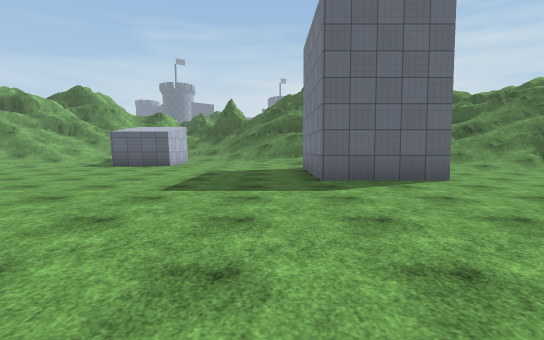
View 1 (above)

24 first-person views from a walk through a scene from a Unity 3-D project. The camera is 1.3 m above the floor, tilts 4° down and sees 80° across. The floor is counted in squares, 2 m on a side. Each view is taken from the middle of a square. On the plan, view 1 faces up. The plan holds only what a view shows up to about 10 squares ahead; the rest is blank. The place goes on beyond the plan. Surface patterns are stand-ins for the level's own textures.

View 2
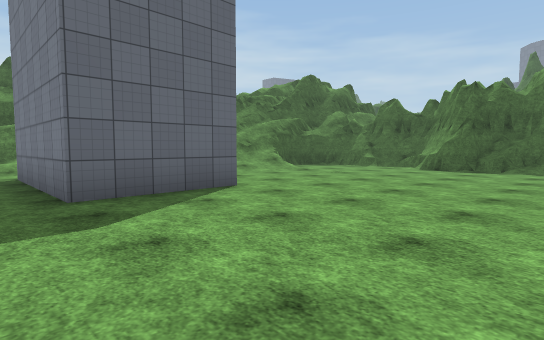

View 3
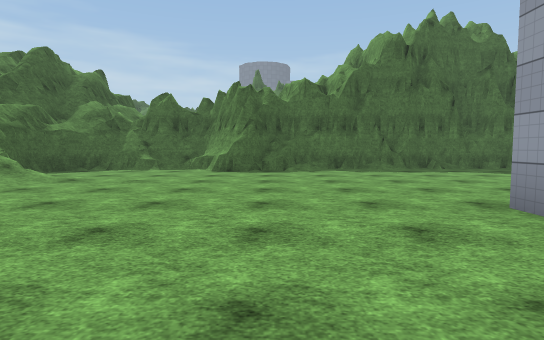

View 4
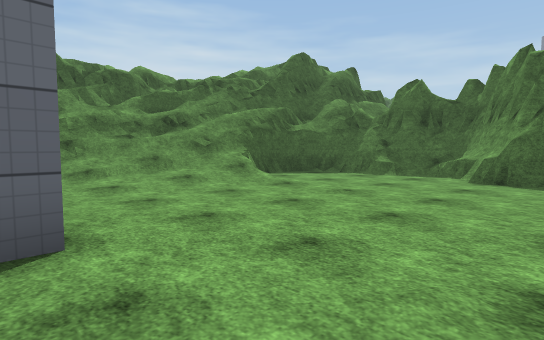

View 5
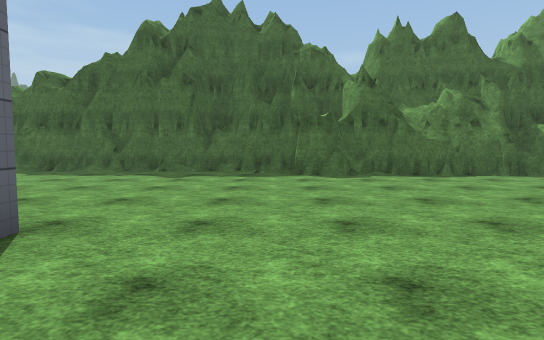

View 6
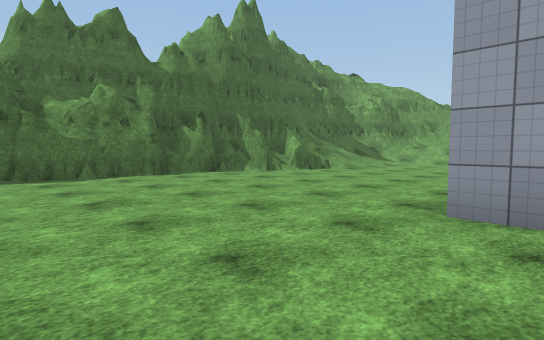

View 7
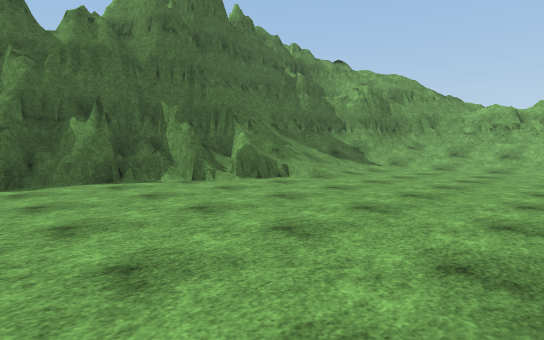

View 8
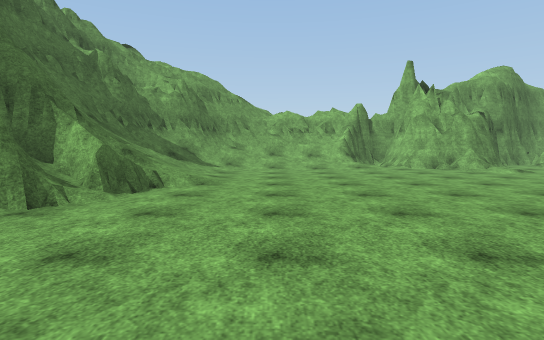

View 9
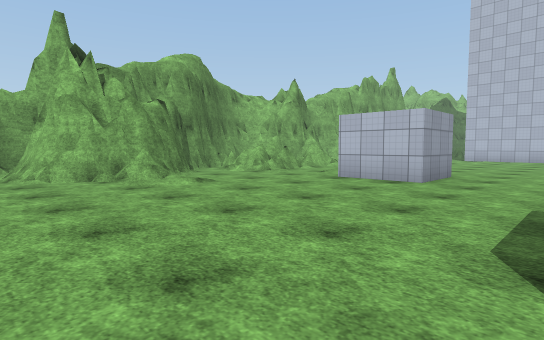

View 10
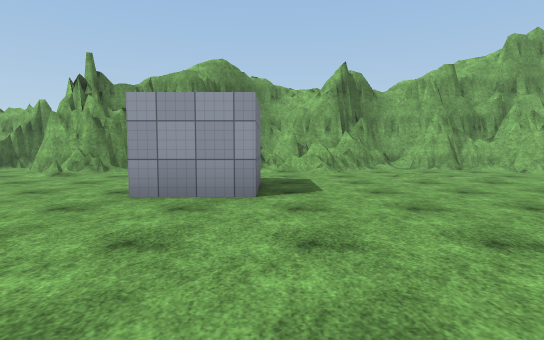

View 11
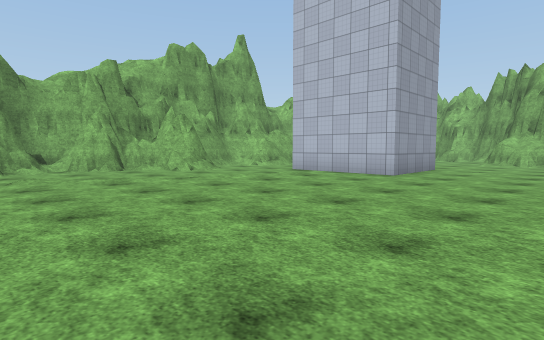

View 12
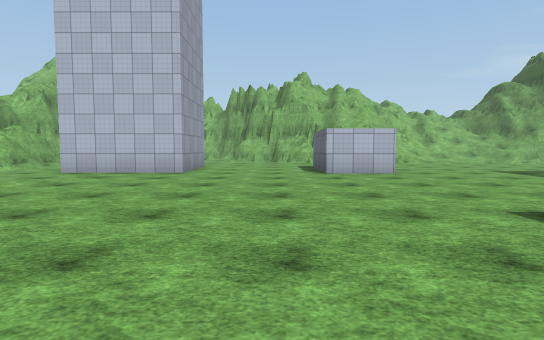

View 13
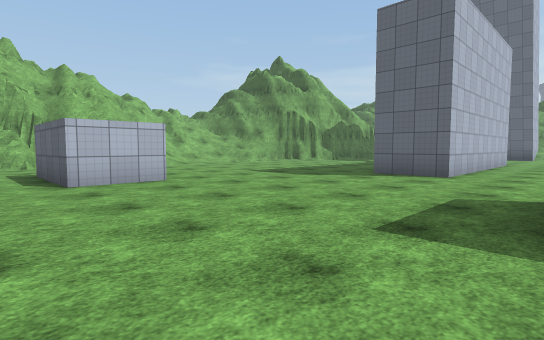

View 14
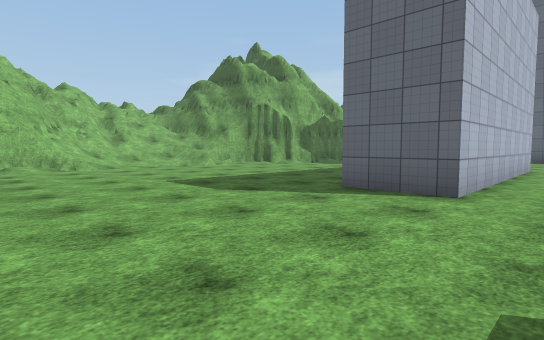

View 15
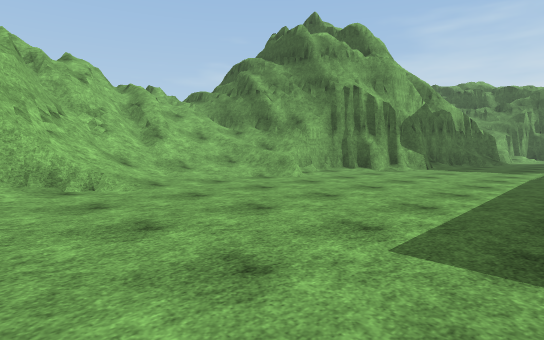

View 16
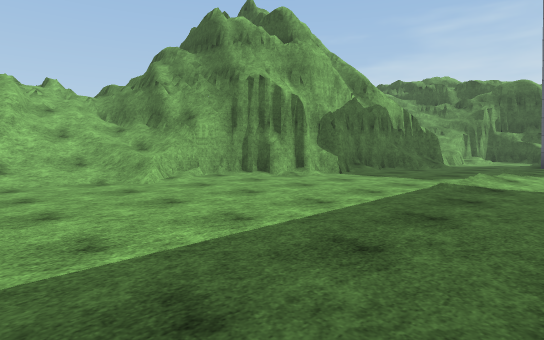

View 17
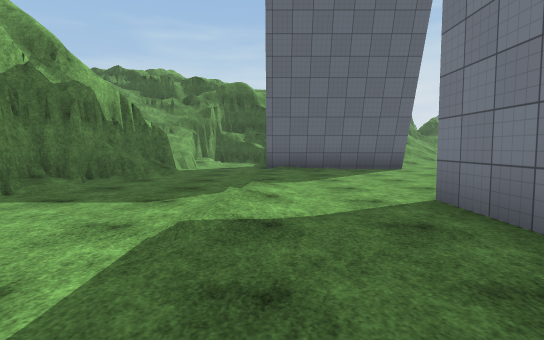

View 18
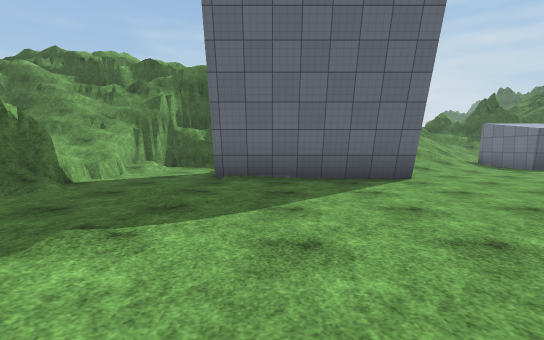

View 19
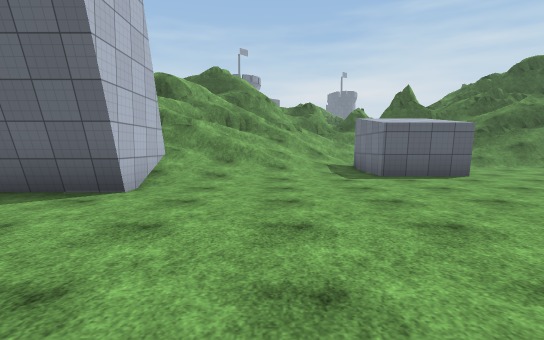

View 20
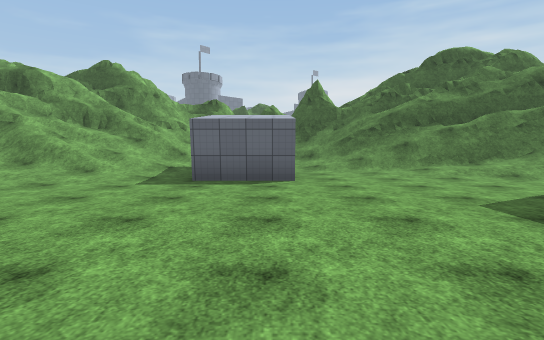

View 21
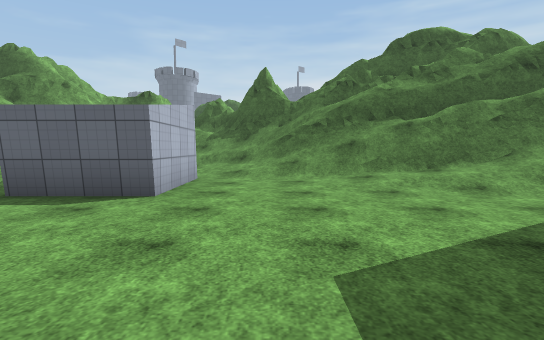

View 22
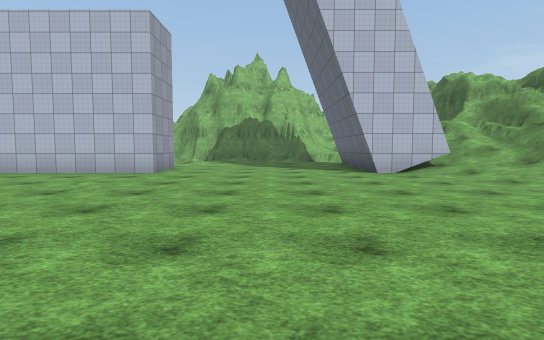

View 23
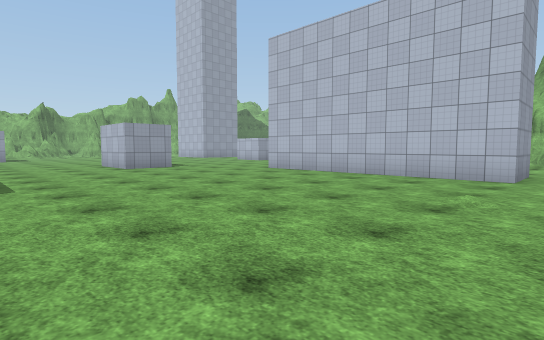

View 24
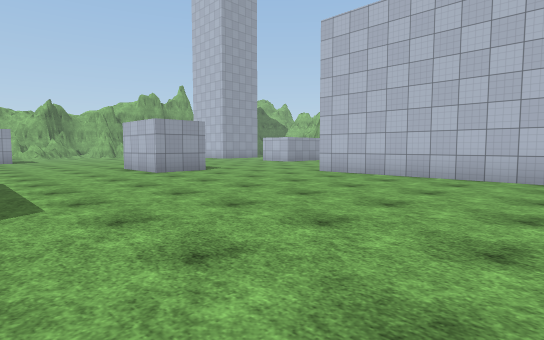

### Floor plan
Key: @ floor where view 1 was taken; # wall or solid block; . main floor; : floor 1 m higher than the main floor; + floor 1.5 m higher than the main floor; / step, stairs or slope; = window, fence, low wall or low ledge; ^ raised ledge; v drop or lower ground.
Columns run from 25 left of view 1 to 11 right of it. Each row starts with its distance up from view 1.
 17                ###   ########
 16                =#=   ///////#
 15              ##==/// ///==######
 14              #==//// ./////////##
 13              #=/////##..//=vv ==#==#
 12         ###  //////.##...//// ==#==##
 11         #..  //////.##...... ///////#
 10        +#..    #/.........#  ////####
  9        :=..#####..........#  .////..#
  8         #.................#  .../..=#
  7        ##.................###.......#
  6        #=..........................=#
  5        #...........................##
  4        #.../.......................^#
  3        #.../.##.../.................#
  2      ###.../.##.....................#
  1     ##.......##........ ...  #......#
  0  #####....... #........  @     .....#
 -1  #=///=...... #........       ......#
 -2 ##////....... #........      #......#
 -3 ====//.......##........     ........#
 -4 ####//................     ........##
 -5   ##=//...............      .......##
 -6    ###/..........##...     ........#
 -7      #/.......... #...     ........#
 -8      #     #..... #...     ........#
 -9     ##.  ###..........     ........#
-10      #................     ##......#
-11       ................       ......#
-12       ............................/#
-13        ........................../##
-14         ###....................../=#
-15           #./........##.........///#
-16           #..........##..........//#
-17           ......./...............//#
-18          ....=...........=......///#
-19          ## ###...=#=#=.###///////##
-20              ###.#####=.# ###///
-21                ###    ###  ####
-22                              ##

Where each view was taken, in squares from view 1:
view 1: 0 up, 0 right, facing up
view 2: 2 up, 0 right, facing up-right
view 3: 4 up, 1 right, facing right
view 4: 4 up, 3 right, facing up-right
view 5: 4 down, 2 right, facing right
view 6: 6 down, 2 right, facing down-right
view 7: 9 down, 3 right, facing down-right
view 8: 9 down, 6 right, facing down
view 9: 12 down, 3 right, facing down-left
view 10: 10 down, 5 left, facing down
view 11: 10 down, 7 left, facing down-left
view 12: 11 down, 6 left, facing left
view 13: 11 down, 8 left, facing up-left
view 14: 8 down, 9 left, facing up-left
view 15: 7 down, 14 left, facing up-left
view 16: 4 down, 13 left, facing up-left
view 17: 1 down, 14 left, facing up
view 18: 2 up, 13 left, facing up
view 19: 4 up, 8 left, facing up
view 20: 5 up, 4 left, facing up
view 21: 7 up, 2 left, facing up
view 22: 6 up, 2 left, facing left
view 23: 4 up, 3 left, facing down-left
view 24: 2 up, 3 left, facing down-left
